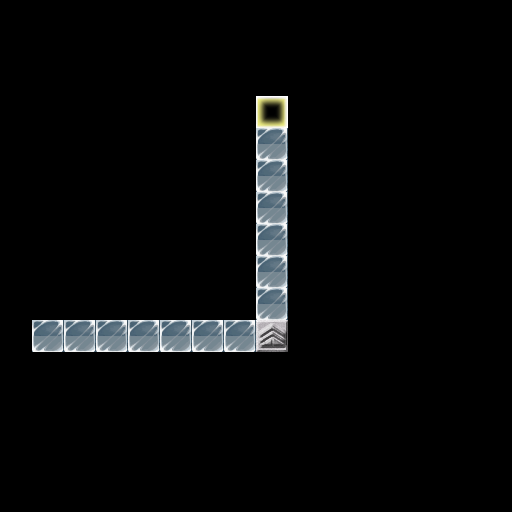

A 2D game scene composited from a Tiled map and its tileset images. What follows is a short description and the map's XML, with each tile layer's data collapsed to a summary:
An orthogonal 16x16 tile map with 32x32 px tiles, 3 tile layers (floor, item, soild) and 1 object (player).

<map version="1.0" orientation="orthogonal" width="16" height="16" tilewidth="32" tileheight="32">
 <tileset firstgid="1" name="sprites" tilewidth="32" tileheight="32">
  <image source="sprites.png" width="512" height="512" />
 </tileset>
 <layer name="floor" width="16" height="16">
  <data>[256 cells, 256 non-empty, 4 distinct tile ids]</data>
 </layer>
 <layer name="item" width="16" height="16">
  <data>[256 cells, 0 non-empty, 0 distinct tile ids]</data>
 </layer>
 <layer name="soild" width="16" height="16">
  <data>[256 cells, 0 non-empty, 0 distinct tile ids]</data>
 </layer>
 <objectgroup name="object" width="16" height="16">
  <object name="player" x="32" y="320" width="32" height="32" />
 </objectgroup>
</map>